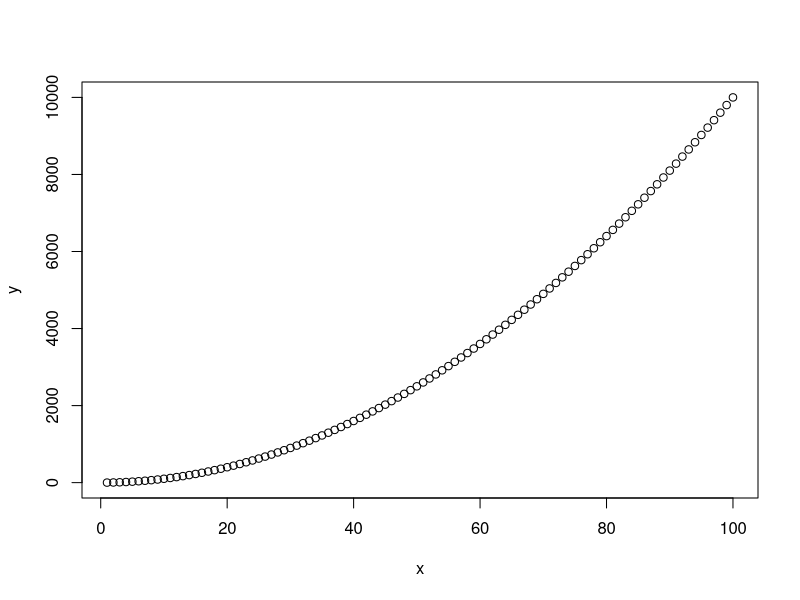

Recreate this plot in R.
## ---- chunk 1
library(datasets)
data(iris)

mean_Sepal.Lenght <- mean(iris$Sepal.Length)
## ---- chunk 2
knitr::opts_chunk$set(
  echo = FALSE,
  warning = F,
  error = F,
  tidy = T,
  tidy.opts = list(width.cutoff = 50),
  collapse = T,
  warning = FALSE,
  error = FALSE,
  message = FALSE,
  comment = "",
  fig.cap = " "
)
# These options are tuned for manuscript/presentation.
# They basically run R in the background except for spitting out figures/tables
# They also cache results so that you don't have to run your whole analysis every time you fix a typo

# source('settings.R', echo = FALSE)
## ---- chunk 3
x <- 1:100
y <- (1:100)^2

plot(x, y)

